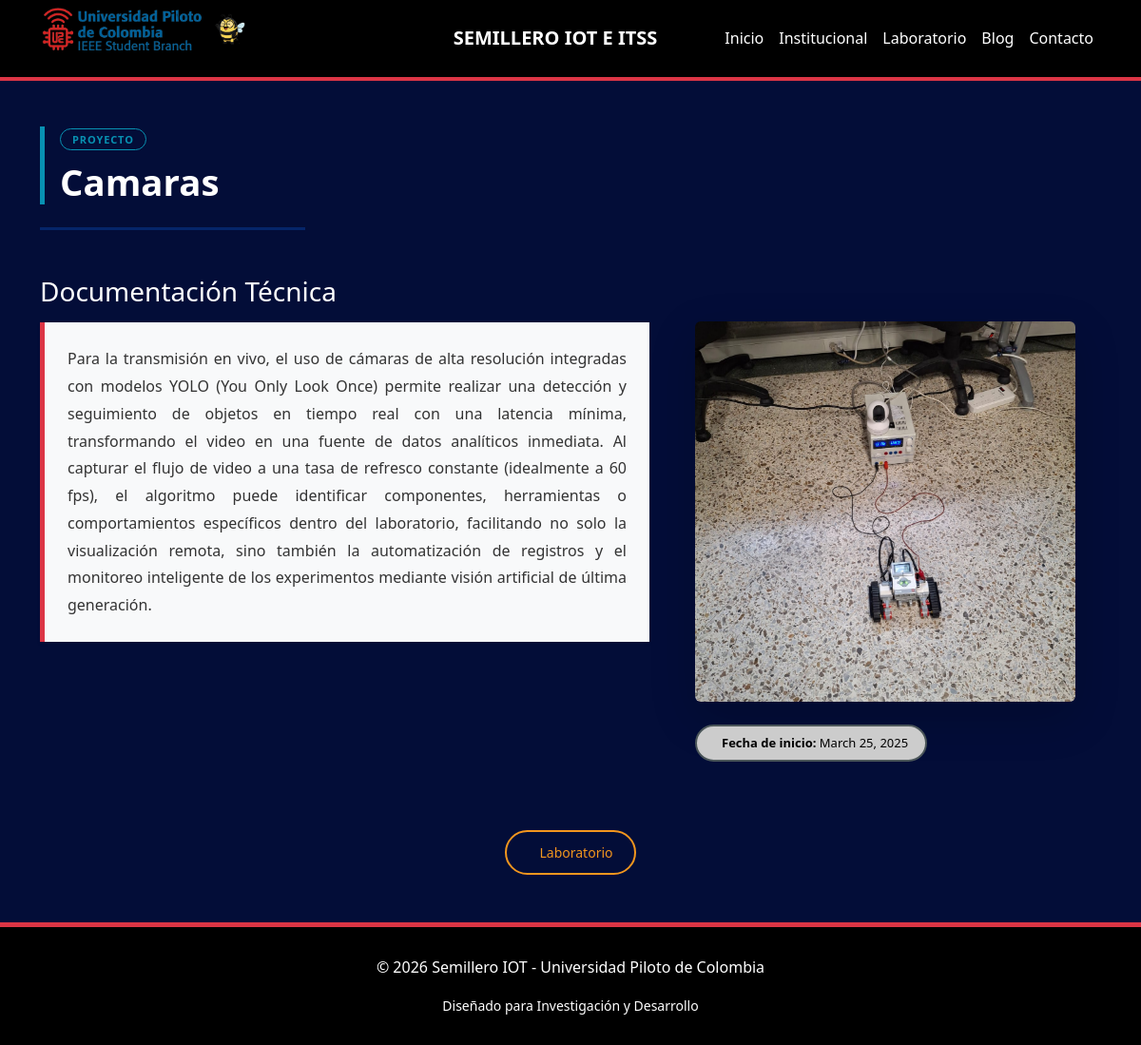
Page /proyecto/3/ on the committed database.
### core/models.py (models this page shows, shortened)
class Proyecto(models.Model):
    nombre = models.CharField(max_length=200)
    descripcion_corta = models.CharField(
        max_length=300,
        help_text="Resumen mostrado en la tarjeta."
    )
    documentacion = models.TextField(
        help_text="Descripción técnica completa."
    )
    imagen = models.ImageField(
        upload_to='proyectos/',
        null=True,
        blank=True
    )
    fecha_inicio = models.DateField(
        default=timezone.now
    )
    enlace_repositorio = models.URLField(
        blank=True,
        null=True,
        help_text="GitHub / GitLab / Página del proyecto"
    )

### core/views.py (the view)
# urls.py: path('proyecto/<int:pk>/', views.detalle_proyecto, name='detalle_proyecto'),
def detalle_proyecto(request, pk):
    proyecto = get_object_or_404(Proyecto, pk=pk)
    return render(request, 'core/detalle_proyecto.html', {'proyecto': proyecto})

### core/templates/core/detalle_proyecto.html (shortened to what this page needs)
{% extends 'core/base.html' %}
{% load static %}
{% block content %}
<link rel="stylesheet" href="{% static 'core/css/detalle_proyecto.css' %}">
<link rel="stylesheet" href="{% static 'core/css/home.css' %}"> <link rel="stylesheet" href="https://cdn.jsdelivr.net/npm/@tabler/icons-webfont@latest/tabler-icons.min.css">
<div class="container mt-5">
    <div class="row">
        <div class="col-12">
            <div style="border-left: 5px solid #0891b2; padding-left: 16px; margin-bottom: 24px;">
                <span style="background: transparent; border: 1.5px solid #0891b2; color: #0891b2; border-radius: 999px; padding: 3px 12px; font-size: 11px; font-weight: 600; letter-spacing: 0.08em; text-transform: uppercase;">
                     Proyecto
                </span>
                <h1 style="font-size: 2.4rem; font-weight: 800; color: #fff; margin-top: 10px; line-height: 1.25;">
                    {{ proyecto.nombre }}
                </h1>
            </div>
            <hr class="border-primary border-3 w-25 mb-5">
        </div>
    </div>
    <div class="row d-flex flex-wrap flex-md-nowrap align-items-start gap-4">
        <div class="col-12 col-md-7">
            <h3 class="text-white mb-3">Documentación Técnica</h3>
            <div class="p-4 bg-light border-start border-5 border-danger shadow-sm h-100">
                <p class="documentacion-tecnica mb-0" style="color: #333; text-align: justify;">
                    {{ proyecto.documentacion }}
                </p>
            </div>
        </div>
        <div class="col-12 col-md-4 d-flex flex-column gap-3 mt-md-5">
            {% if proyecto.imagen %}
            <div class="text-center text-md-start">
                <img src="{{ proyecto.imagen.url }}"
                     class="img-fluid shadow-lg rounded"
                     alt="{{ proyecto.nombre }}"
                     style="width: 400%; max-width: 400px; height: 400px; object-fit: cover; display: inline-block;">
            </div>
            {% endif %}
            <div class="d-flex align-items-center gap-2 mt-2" style="background: #cccccc; border: 2px solid #4b5659; color: #000; border-radius: 999px; padding: 8px 18px; font-size: 13px; font-weight: 500; width: fit-content;">
                <span><strong>Fecha de inicio:</strong> {{ proyecto.fecha_inicio }}</span>
            </div>
        </div>
    </div> <div class="text-center mt-5 pt-4 mb-5">
        <a href="{% url 'home' %}#laboratorio" class="btn nav-btn lab text-center">
             Laboratorio
        </a>
    </div>
</div>
{% endblock %}

### core/static/core/css/base.css (style rules this page uses)
:root { --rojo-lab: #dc3545; --negro-deep: #000000; --blanco: #ffffff; --Azul: #030d38; }
body { font-family: 'Segoe UI', Tahoma, Geneva, Verdana, sans-serif; background-color: var(--Azul); color: var(--negro-deep); }

### core/static/core/css/detalle_proyecto.css (style rules this page uses)
.documentacion-tecnica { line-height: 1.8; text-align: justify; margin: 0; }
.row { align-items: flex-start; gap: 1rem; }

### core/static/core/css/home.css (style rules this page uses)
.nav-btn { display: inline-flex; align-items: center; gap: 12px; border-radius: 999px; padding: 11px 22px; font-size: 14px; font-weight: 500; cursor: pointer; transition: background 0.22s, color 0.22s, transform 0.18s; text-decoration: none; }
.nav-btn.lab { border: 2px solid #f3961e ; color: #f3961e ; background: transparent ; }

### rows in the picture
Proyecto: nombre "Camaras", documentacion "Para la transmisión en vivo, el uso de cámaras de alta resolución integradas con modelos YOLO (You Only Look Once) permite realizar una detección y seguimiento de objetos en tiempo real con una latencia mínima, transformando el video en una fuente de datos analíticos inmediata. Al capturar el flujo de video a una tasa de refresco constante (idealmente a 60 fps), el algoritmo puede identificar componentes, herramientas o comportamientos específicos dentro del laboratorio, facilitando no solo la visualización remota, sino también la automatización de registros y el monitoreo inteligente de los experimentos mediante visión artificial de última generación.", imagen (picture), fecha_inicio "March 25, 2025"
